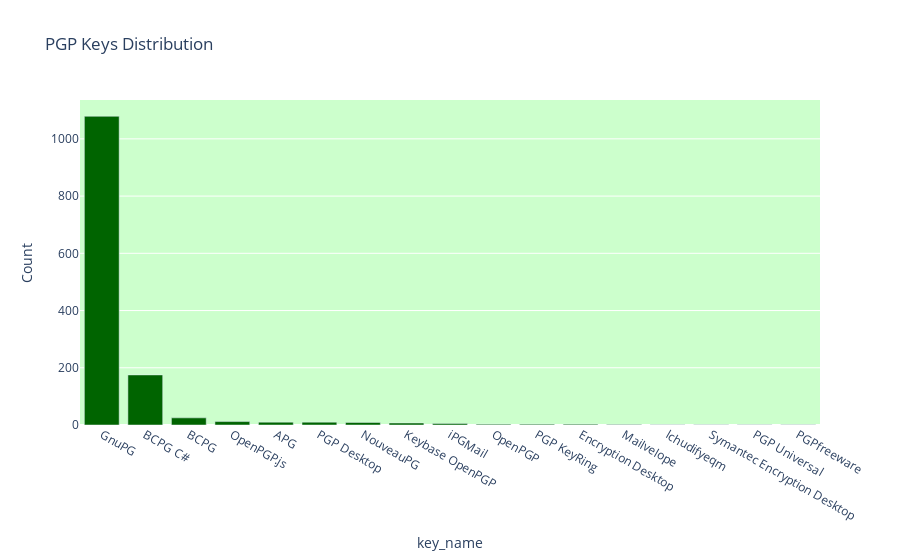

Write notebook code for a chart like this one.
### Markdown cell above
We can clearly see that most sellers prefer to use GNU or Linux. Since the variation within the categories is too high (GNU/Linux is more than all the others combined), it won't be beneficial for us to do more grouping, as it will be skewed towards GNU only. 

Let us check what else we can determine. We can check for pgp key names and versions as well.

### Code cell
keys = sellers['key_name'].value_counts().reset_index()

fig = px.bar(keys,x='key_name',y='count',title='PGP Keys Distribution',labels={'os_name':'Operating System','count':'Count'},color_discrete_sequence=['darkgreen'],hover_data='count')
fig.update_layout(plot_bgcolor='rgba(0,255,0,0.2)')
fig.show()

### Figure 1 — Plotly figure (JSON) as saved in the notebook; plotly's stock layout.template omitted (floating-point values rounded to 4 significant figures)
{"data": [{"alignmentgroup": "True", "hovertemplate": "key_name=%{x}<br>Count=%{y}<extra></extra>", "legendgroup": "", "marker": {"color": "darkgreen", "pattern": {"shape": ""}}, "name": "", "offsetgroup": "", "orientation": "v", "showlegend": false, "textposition": "auto", "type": "bar", "x": ["GnuPG", "BCPG C#", "BCPG", "OpenPGP.js", "APG", "PGP Desktop", "NouveauPG", "Keybase OpenPGP", "iPGMail", "OpenPGP", "PGP KeyRing", "Encryption Desktop", "Mailvelope", "lchudifyeqm", "Symantec Encryption Desktop", "PGP Universal", "PGPfreeware"], "xaxis": "x", "y": [1079, 175, 25, 12, 10, 10, 9, 7, 5, 3, 3, 3, 2, 1, 1, 1, 1], "yaxis": "y"}], "layout": {"barmode": "relative", "legend": {"tracegroupgap": 0}, "plot_bgcolor": "rgba(0,255,0,0.2)", "title": {"text": "PGP Keys Distribution"}, "xaxis": {"anchor": "y", "domain": [0, 1], "title": {"text": "key_name"}}, "yaxis": {"anchor": "x", "domain": [0, 1], "title": {"text": "Count"}}}}
